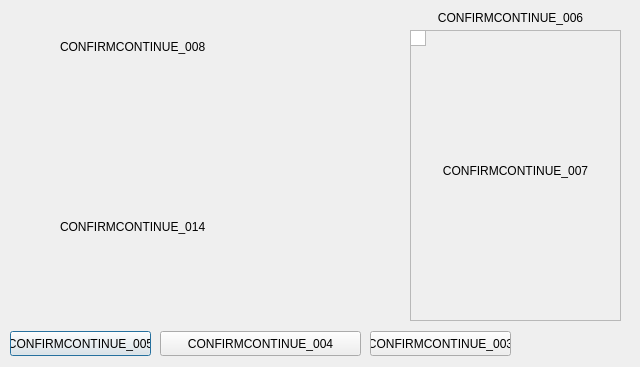
<?xml version="1.0" encoding="UTF-8"?>
<ui version="4.0">
 <class>ContinuousScanDialog</class>
 <widget class="QDialog" name="ContinuousScanDialog">
  <property name="geometry">
   <rect>
    <x>0</x>
    <y>0</y>
    <width>640</width>
    <height>367</height>
   </rect>
  </property>
  <property name="windowTitle">
   <string>COMMON_001</string>
  </property>
  <property name="windowIcon">
   <iconset>
    <normaloff>../../Resources/Icons/escan2_app.ico</normaloff>../../Resources/Icons/escan2_app.ico</iconset>
  </property>
  <widget class="QGraphicsView" name="graphicsView">
   <property name="geometry">
    <rect>
     <x>410</x>
     <y>30</y>
     <width>16</width>
     <height>16</height>
    </rect>
   </property>
  </widget>
  <widget class="QPushButton" name="Stop_pushButton">
   <property name="geometry">
    <rect>
     <x>10</x>
     <y>331</y>
     <width>141</width>
     <height>25</height>
    </rect>
   </property>
   <property name="text">
    <string>CONFIRMCONTINUE_005</string>
   </property>
  </widget>
  <widget class="QPushButton" name="Save_pushButton">
   <property name="geometry">
    <rect>
     <x>160</x>
     <y>331</y>
     <width>201</width>
     <height>25</height>
    </rect>
   </property>
   <property name="text">
    <string>CONFIRMCONTINUE_004</string>
   </property>
  </widget>
  <widget class="QPushButton" name="Continue_pushButton">
   <property name="geometry">
    <rect>
     <x>370</x>
     <y>331</y>
     <width>141</width>
     <height>25</height>
    </rect>
   </property>
   <property name="text">
    <string>CONFIRMCONTINUE_003</string>
   </property>
  </widget>
  <widget class="QLabel" name="last_scanimage_label">
   <property name="geometry">
    <rect>
     <x>385</x>
     <y>6</y>
     <width>251</width>
     <height>23</height>
    </rect>
   </property>
   <property name="text">
    <string>CONFIRMCONTINUE_006</string>
   </property>
   <property name="alignment">
    <set>Qt::AlignCenter</set>
   </property>
   <property name="wordWrap">
    <bool>true</bool>
   </property>
  </widget>
  <widget class="QLabel" name="continuous_label">
   <property name="geometry">
    <rect>
     <x>60</x>
     <y>40</y>
     <width>341</width>
     <height>151</height>
    </rect>
   </property>
   <property name="text">
    <string>CONFIRMCONTINUE_008</string>
   </property>
   <property name="alignment">
    <set>Qt::AlignLeading|Qt::AlignLeft|Qt::AlignTop</set>
   </property>
   <property name="wordWrap">
    <bool>true</bool>
   </property>
  </widget>
  <widget class="QToolButton" name="Icon_toolButton">
   <property name="enabled">
    <bool>true</bool>
   </property>
   <property name="geometry">
    <rect>
     <x>4</x>
     <y>41</y>
     <width>51</width>
     <height>41</height>
    </rect>
   </property>
   <property name="toolTip">
    <string notr="true"/>
   </property>
   <property name="text">
    <string notr="true"/>
   </property>
   <property name="icon">
    <iconset resource="icons/icon.qrc">
     <normaloff>:/escan2_app.ico</normaloff>:/escan2_app.ico</iconset>
   </property>
   <property name="iconSize">
    <size>
     <width>60</width>
     <height>60</height>
    </size>
   </property>
   <property name="checkable">
    <bool>false</bool>
   </property>
   <property name="checked">
    <bool>false</bool>
   </property>
   <property name="autoRepeat">
    <bool>false</bool>
   </property>
   <property name="autoExclusive">
    <bool>false</bool>
   </property>
   <property name="popupMode">
    <enum>QToolButton::DelayedPopup</enum>
   </property>
   <property name="toolButtonStyle">
    <enum>Qt::ToolButtonIconOnly</enum>
   </property>
   <property name="autoRaise">
    <bool>true</bool>
   </property>
   <property name="arrowType">
    <enum>Qt::NoArrow</enum>
   </property>
  </widget>
  <widget class="QFrame" name="frame">
   <property name="geometry">
    <rect>
     <x>410</x>
     <y>30</y>
     <width>211</width>
     <height>291</height>
    </rect>
   </property>
   <property name="frameShape">
    <enum>QFrame::StyledPanel</enum>
   </property>
   <property name="frameShadow">
    <enum>QFrame::Raised</enum>
   </property>
   <widget class="QLabel" name="noimage_label">
    <property name="geometry">
     <rect>
      <x>10</x>
      <y>110</y>
      <width>191</width>
      <height>61</height>
     </rect>
    </property>
    <property name="text">
     <string>CONFIRMCONTINUE_007</string>
    </property>
    <property name="alignment">
     <set>Qt::AlignCenter</set>
    </property>
    <property name="wordWrap">
     <bool>true</bool>
    </property>
   </widget>
  </widget>
  <widget class="QLabel" name="ADFSpecialErrorMessageForPassport_label">
   <property name="geometry">
    <rect>
     <x>60</x>
     <y>220</y>
     <width>311</width>
     <height>81</height>
    </rect>
   </property>
   <property name="text">
    <string>CONFIRMCONTINUE_014</string>
   </property>
   <property name="alignment">
    <set>Qt::AlignLeading|Qt::AlignLeft|Qt::AlignTop</set>
   </property>
   <property name="wordWrap">
    <bool>true</bool>
   </property>
  </widget>
  <zorder>continuous_label</zorder>
  <zorder>Stop_pushButton</zorder>
  <zorder>Save_pushButton</zorder>
  <zorder>Continue_pushButton</zorder>
  <zorder>last_scanimage_label</zorder>
  <zorder>Icon_toolButton</zorder>
  <zorder>frame</zorder>
  <zorder>graphicsView</zorder>
  <zorder>ADFSpecialErrorMessageForPassport_label</zorder>
 </widget>
 <resources>
  <include location="icons/icon.qrc"/>
 </resources>
 <connections>
  <connection>
   <sender>Save_pushButton</sender>
   <signal>clicked()</signal>
   <receiver>ContinuousScanDialog</receiver>
   <slot>onButtonPressed()</slot>
   <hints>
    <hint type="sourcelabel">
     <x>269</x>
     <y>309</y>
    </hint>
    <hint type="destinationlabel">
     <x>319</x>
     <y>170</y>
    </hint>
   </hints>
  </connection>
  <connection>
   <sender>Continue_pushButton</sender>
   <signal>clicked()</signal>
   <receiver>ContinuousScanDialog</receiver>
   <slot>onButtonPressed()</slot>
   <hints>
    <hint type="sourcelabel">
     <x>359</x>
     <y>309</y>
    </hint>
    <hint type="destinationlabel">
     <x>319</x>
     <y>170</y>
    </hint>
   </hints>
  </connection>
  <connection>
   <sender>Stop_pushButton</sender>
   <signal>clicked()</signal>
   <receiver>ContinuousScanDialog</receiver>
   <slot>onButtonPressed()</slot>
   <hints>
    <hint type="sourcelabel">
     <x>179</x>
     <y>309</y>
    </hint>
    <hint type="destinationlabel">
     <x>319</x>
     <y>170</y>
    </hint>
   </hints>
  </connection>
 </connections>
 <slots>
  <slot>onButtonPressed()</slot>
 </slots>
</ui>
